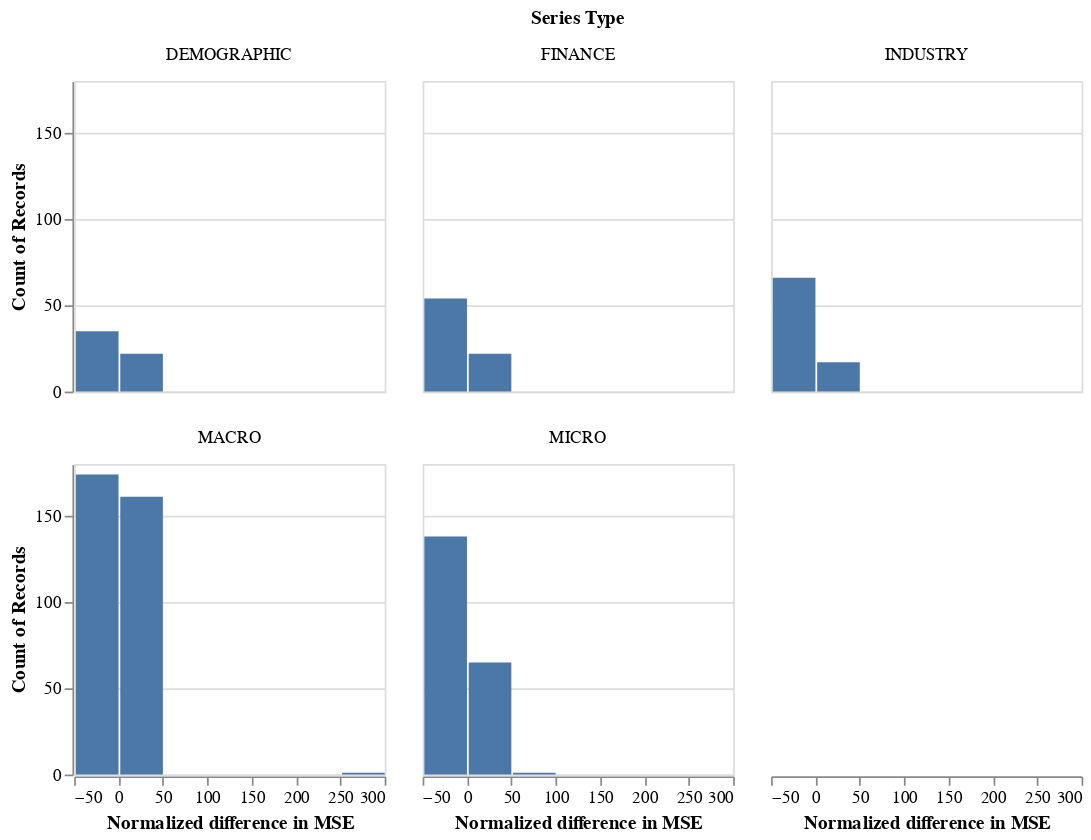

Notebook cell for this chart:
### Code cell
(altair.Chart(quarterly_est_df).mark_bar().encode(
    altair.X("MSE_Ratio", bin=True, title = 'Normalized difference in MSE'),
    y='count()')
 .properties(
    width=180,
    height=180)
.facet(
    facet=altair.Facet('series_type', title = 'Series Type'),
    columns=3
)
)

### Figure 1 — Vega-Lite specification as saved in the notebook (floating-point values rounded to 4 significant figures; data arrays with more than 128 entries replaced by an {"elided": "..."} marker saying what was removed)
{"config": {"view": {"continuousWidth": 400, "continuousHeight": 300}}, "data": {"name": "data-dc1953594f1aa079bf6cd196d978efb8"}, "facet": {"type": "nominal", "field": "series_type", "title": "Series Type"}, "spec": {"mark": "bar", "encoding": {"x": {"type": "quantitative", "bin": true, "field": "MSE_Ratio", "title": "Normalized difference in MSE"}, "y": {"type": "quantitative", "aggregate": "count"}}, "height": 180, "width": 180}, "columns": 3, "$schema": "https://vega.github.io/schema/vega-lite/v4.8.1.json", "datasets": {"data-dc1953594f1aa079bf6cd196d978efb8": {"elided": "756 records"}}}
